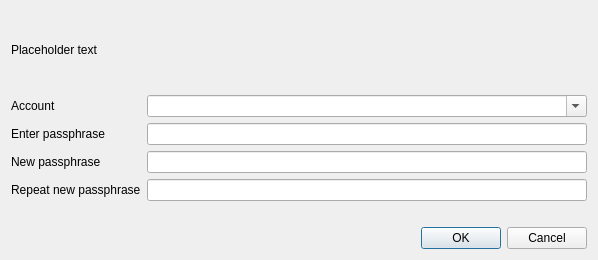
<?xml version="1.0" encoding="UTF-8"?>
<ui version="4.0">
 <class>AskPassphraseDialog</class>
 <widget class="QDialog" name="AskPassphraseDialog">
  <property name="geometry">
   <rect>
    <x>0</x>
    <y>0</y>
    <width>598</width>
    <height>260</height>
   </rect>
  </property>
  <property name="sizePolicy">
   <sizepolicy hsizetype="Preferred" vsizetype="Minimum">
    <horstretch>0</horstretch>
    <verstretch>0</verstretch>
   </sizepolicy>
  </property>
  <property name="minimumSize">
   <size>
    <width>550</width>
    <height>0</height>
   </size>
  </property>
  <property name="windowTitle">
   <string>Passphrase Dialog</string>
  </property>
  <layout class="QVBoxLayout" name="verticalLayout">
   <property name="sizeConstraint">
    <enum>QLayout::SetMinimumSize</enum>
   </property>
   <item>
    <widget class="QLabel" name="warningLabel">
     <property name="text">
      <string notr="true">Placeholder text</string>
     </property>
     <property name="textFormat">
      <enum>Qt::RichText</enum>
     </property>
     <property name="wordWrap">
      <bool>true</bool>
     </property>
    </widget>
   </item>
   <item>
    <layout class="QFormLayout" name="formLayout">
     <property name="sizeConstraint">
      <enum>QLayout::SetMinimumSize</enum>
     </property>
     <property name="fieldGrowthPolicy">
      <enum>QFormLayout::AllNonFixedFieldsGrow</enum>
     </property>
     <item row="1" column="0">
      <widget class="QLabel" name="passLabel1">
       <property name="text">
        <string>Enter passphrase</string>
       </property>
      </widget>
     </item>
     <item row="1" column="1">
      <widget class="QLineEdit" name="passEdit1">
       <property name="echoMode">
        <enum>QLineEdit::Password</enum>
       </property>
      </widget>
     </item>
     <item row="2" column="0">
      <widget class="QLabel" name="passLabel2">
       <property name="text">
        <string>New passphrase</string>
       </property>
      </widget>
     </item>
     <item row="2" column="1">
      <widget class="QLineEdit" name="passEdit2">
       <property name="echoMode">
        <enum>QLineEdit::Password</enum>
       </property>
      </widget>
     </item>
     <item row="3" column="0">
      <widget class="QLabel" name="passLabel3">
       <property name="text">
        <string>Repeat new passphrase</string>
       </property>
      </widget>
     </item>
     <item row="3" column="1">
      <widget class="QLineEdit" name="passEdit3">
       <property name="echoMode">
        <enum>QLineEdit::Password</enum>
       </property>
      </widget>
     </item>
     <item row="4" column="1">
      <widget class="QLabel" name="capsLabel">
       <property name="font">
        <font>
         <weight>75</weight>
         <bold>true</bold>
        </font>
       </property>
       <property name="text">
        <string/>
       </property>
       <property name="alignment">
        <set>Qt::AlignCenter</set>
       </property>
      </widget>
     </item>
     <item row="0" column="1">
      <widget class="QFontComboBox" name="ComboBoxAccount">
       <property name="currentText">
        <string/>
       </property>
      </widget>
     </item>
     <item row="0" column="0">
      <widget class="QLabel" name="label">
       <property name="text">
        <string>Account</string>
       </property>
      </widget>
     </item>
    </layout>
   </item>
   <item>
    <widget class="QDialogButtonBox" name="buttonBox">
     <property name="orientation">
      <enum>Qt::Horizontal</enum>
     </property>
     <property name="standardButtons">
      <set>QDialogButtonBox::Cancel|QDialogButtonBox::Ok</set>
     </property>
    </widget>
   </item>
  </layout>
 </widget>
 <resources/>
 <connections>
  <connection>
   <sender>buttonBox</sender>
   <signal>accepted()</signal>
   <receiver>AskPassphraseDialog</receiver>
   <slot>accept()</slot>
   <hints>
    <hint type="sourcelabel">
     <x>20</x>
     <y>20</y>
    </hint>
    <hint type="destinationlabel">
     <x>20</x>
     <y>20</y>
    </hint>
   </hints>
  </connection>
  <connection>
   <sender>buttonBox</sender>
   <signal>rejected()</signal>
   <receiver>AskPassphraseDialog</receiver>
   <slot>reject()</slot>
   <hints>
    <hint type="sourcelabel">
     <x>20</x>
     <y>20</y>
    </hint>
    <hint type="destinationlabel">
     <x>20</x>
     <y>20</y>
    </hint>
   </hints>
  </connection>
 </connections>
</ui>
